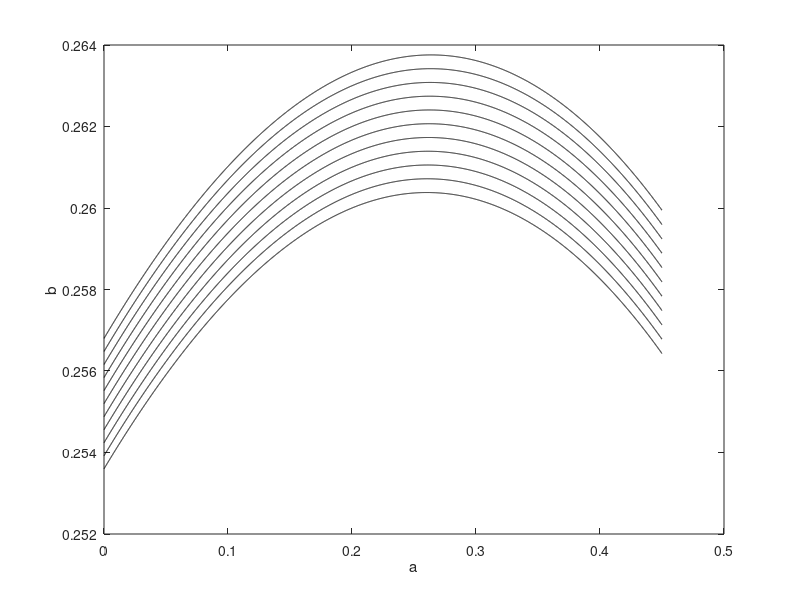

The MATLAB source for this figure:
%%  directly find bifurcation point
I_list = 0.2:0.02:0.4;
figure; hold on; box on;
for i=1:length(I_list)
    I = I_list(i);
    a = [0:0.0001:0.45]; % a samples 
    v = (a-5)/0.08;     % v samples so that tau = 0
    b = (I+140+5*v+0.04*v.^2)./v;
    plot(a,b,'k-')
    pause;
end
ylabel('b')
xlabel('a')
